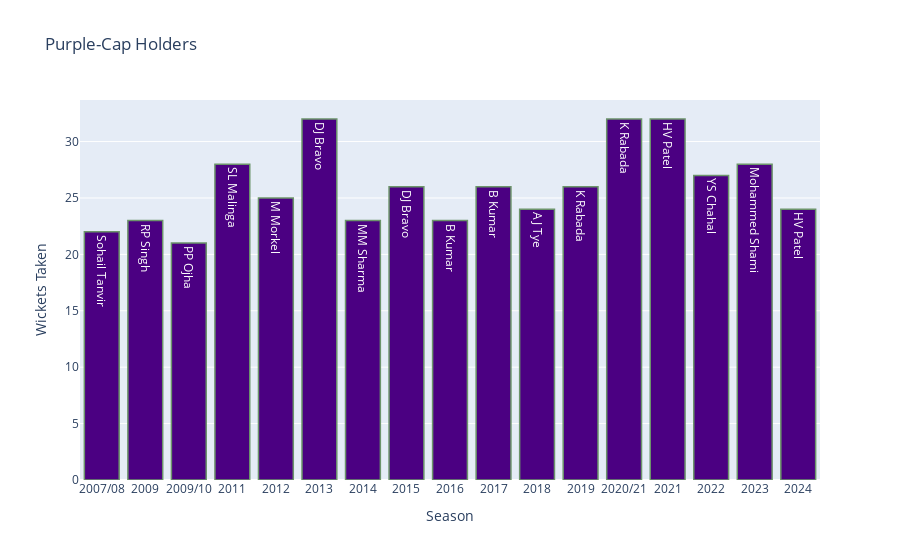

Notebook source saved alongside this figure:
### Markdown cell above
#### Purple Caps Each Season

### Code cell
dismissal_kinds = ['caught', 'lbw', 'bowled', 'stumped', 'caught and bowled', 'hit wicket']

purple = delivery[delivery['dismissal_kind'].isin(dismissal_kinds)]

purple = purple.merge(matches, left_on='match_id', right_on='id', how='outer')

purple = purple.groupby(['season', 'bowler'])['dismissal_kind'].count().reset_index()

purple = purple.sort_values('dismissal_kind', ascending=False)

purple = purple.drop_duplicates('season', keep='first').sort_values(by='season')

purple.rename({'dismissal_kind': 'count_wickets'}, axis=1, inplace=True)

trace1 = go.Bar(
    x=purple['season'].values,
    y=purple['count_wickets'].values,
    name='Total Wickets',
    text=purple['bowler'].values,  
    marker=dict(
        color='rgb(75, 0, 130)',
        line=dict(
            color='rgb(108, 148, 107)',
            width=1.5
        )
    ),
    opacity=1
)

layout = go.Layout(
    title='Purple-Cap Holders',
    xaxis=dict(title='Season'),
    yaxis=dict(title='Wickets Taken')
)

fig = go.Figure(data=[trace1], layout=layout)
py.iplot(fig, filename='purple-cap-holders')

### Figure 1 — Plotly figure (JSON) as saved in the notebook; plotly's stock layout.template omitted (floating-point values rounded to 4 significant figures)
{"data": [{"marker": {"color": "rgb(75, 0, 130)", "line": {"color": "rgb(108, 148, 107)", "width": 1.5}}, "name": "Total Wickets", "opacity": 1, "text": ["Sohail Tanvir", "RP Singh", "PP Ojha", "SL Malinga", "M Morkel", "DJ Bravo", "MM Sharma", "DJ Bravo", "B Kumar", "B Kumar", "AJ Tye", "K Rabada", "K Rabada", "HV Patel", "YS Chahal", "Mohammed Shami", "HV Patel"], "type": "bar", "x": ["2007/08", "2009", "2009/10", "2011", "2012", "2013", "2014", "2015", "2016", "2017", "2018", "2019", "2020/21", "2021", "2022", "2023", "2024"], "y": [22, 23, 21, 28, 25, 32, 23, 26, 23, 26, 24, 26, 32, 32, 27, 28, 24]}], "layout": {"title": {"text": "Purple-Cap Holders"}, "xaxis": {"title": {"text": "Season"}}, "yaxis": {"title": {"text": "Wickets Taken"}}}}
